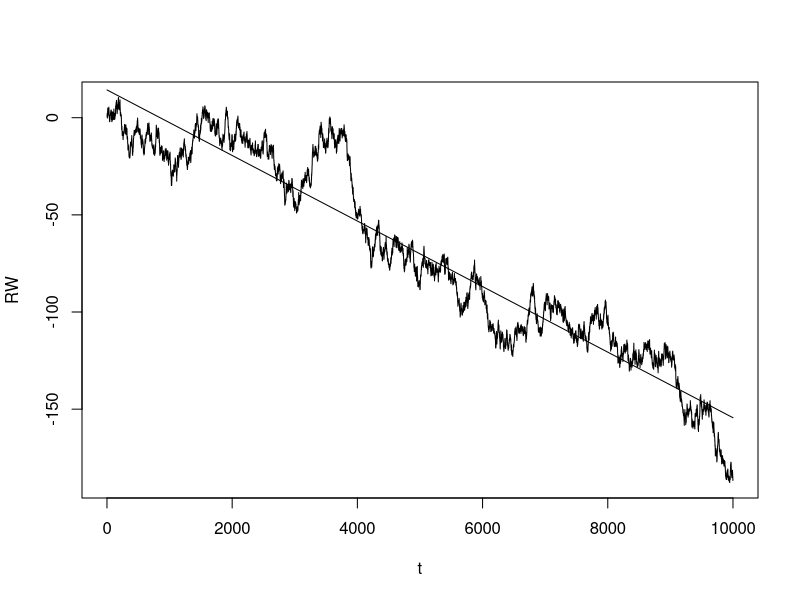

Write R code to recreate this figure.

# generate random walk and regress x (time) onto y (sales)

# White Nose
n <- 10000
WN <- rnorm(n, mean=0, sd=1)
RW <- cumsum(WN)

t <- seq(1, n, 1)

plot(t, RW, type = "l")


?plot
?lm
linreg <- lm(RW ~ t)
summary(linreg)
pred <- predict(linreg)
class(pred)
lines(t, pred)

# residuals
RSS <- sum((RW - pred)^2) ; RSS
TSS <- sum((RW - mean(RW))^2) ; TSS

Rstat <- 1 - (RSS/TSS) ; Rstat

MSE <- mean((RW - pred)^2) ; MSE
sqrt(MSE)
